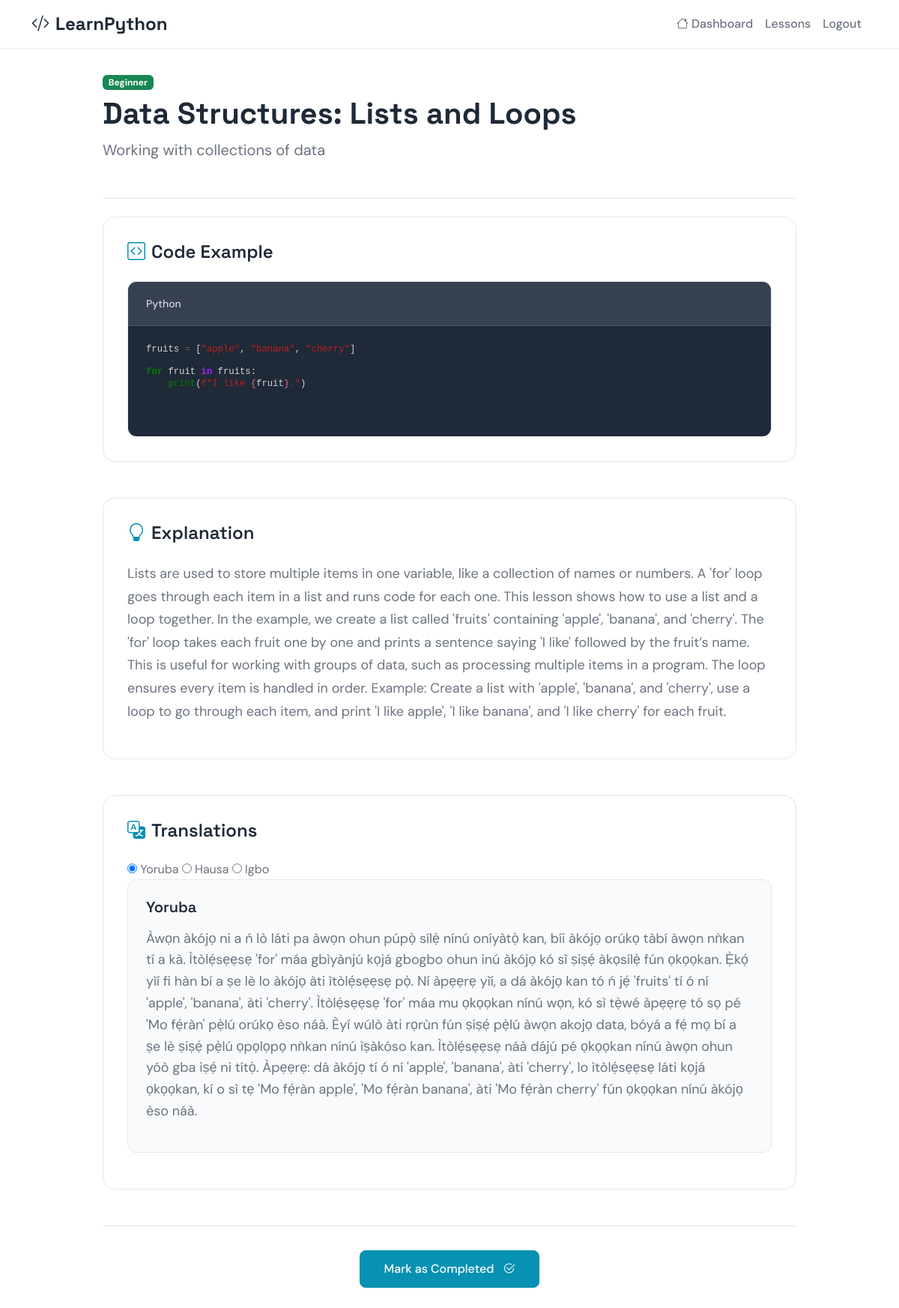
The page /courses/lesson/21/ (signed in) on the database its author committed.
### lesson/models.py (models this page shows, shortened)
class Lesson(models.Model):
    DIFFICULTY_CHOICES = [
        ('1', 'Beginner'),
        ('2', 'Intermediate'),
        ('3', 'Advanced'),
    ]
    topic = models.CharField(max_length=100)       # e.g. "Introduction to Python"
    subtopic = models.CharField(max_length=100)    # e.g. "Variables"
    code_example = models.TextField()              # Python code snippet
    code_explanation = models.TextField()          # "What this code does"
    difficulty_level = models.CharField(
        max_length=50,
        choices=DIFFICULTY_CHOICES,
        default='1',
        help_text="The difficulty level of the lesson."
    )
    created_at = models.DateTimeField(auto_now_add=True)
    class Meta:
        ordering = ["topic", "subtopic"]

class LessonTranslation(models.Model):
    LANG_CHOICES = [
        ("en", "English"),
        ("yo", "Yoruba"),
        ("ig", "Igbo"),
        ("ha", "Hausa"),
    ]
    lesson = models.ForeignKey(Lesson, related_name="translations", on_delete=models.CASCADE)
    language = models.CharField(max_length=10, choices=LANG_CHOICES)
    concept_text = models.TextField()              # Explanation in native language
    audio = CloudinaryField('audio', resource_type='video', blank=True, null=True, help_text="Lesson content translation audio")
    class Meta:
        unique_together = ("lesson", "language")

### lesson/views.py (the view)
# urls.py: path('lesson/<int:lesson_id>/', views.lesson_detail_view, name='lesson_detail'),
def lesson_detail_view(request, lesson_id):
    lesson = get_object_or_404(Lesson, pk=lesson_id)
    is_completed = lesson.progress.filter(user=request.user, completed=True).exists()
    context = {
        "lesson": lesson,
        "is_completed": is_completed,
    }
    return render(request, "lessons/lesson_detail.html", context)

### lesson/templatetags/pygment_tags.py (called while the page is built)
@register.filter
def pygmentize(code, language='python'):
    lexer = get_lexer_by_name(language)
    formatter = HtmlFormatter()
    return highlight(code, lexer, formatter)

### templates/lessons/lesson_detail.html (shortened to what this page needs)
{% extends 'base.html' %}
{% load pygment_tags %}
{% block content %}
    <nav class="navbar navbar-expand-lg navbar-light fixed-top">
        <div class="container">
            <a class="navbar-brand" href="{% url 'user:dashboard' %}">
                <i class="bi bi-code-slash me-2"></i>LearnPython
            </a>
            <div class="collapse navbar-collapse" id="navbarNav">
                <ul class="navbar-nav ms-auto">
                    <li class="nav-item">
                        <a class="nav-link" href="{% url 'user:dashboard' %}">
                            <i class="bi bi-house me-1"></i>Dashboard
                        </a>
                    </li>
                    <li class="nav-item">
                        <a class="nav-link" href="#lessons">Lessons</a>
                    </li>
                    <li class="nav-item">
                        <a class="nav-link" href="{% url 'account_logout' %}">Logout</a>
                    </li>
                </ul>
            </div>
        </div>
    </nav>
    <div class="container py-5 mt-5">
        <div class="row">
            <div class="col-lg-10 mx-auto">
                <div class="lesson-header mb-4">
                    <div class="d-flex justify-content-between align-items-start mb-3">
                        <div>
                            <span class="badge bg-success mb-2">{{ lesson.get_difficulty_level_display }}</span>
                            <h1 class="lesson-detail-title">{{ lesson.topic }}</h1>
                            <p class="lesson-detail-subtitle">{{ lesson.subtopic }}</p>
                        </div>
                    </div>
                </div>
                <div class="lesson-section mb-5">
                    <h3 class="section-heading">
                        <i class="bi bi-code-square me-2"></i>Code Example
                    </h3>
                    <div class="code-container">
                        <div class="code-header">
                            <span class="code-title">Python</span>
                        </div>
                        <pre class="code-content"><code class="language-python">{% autoescape off %}{{ lesson.code_example|pygmentize:'python' }}{% endautoescape %}</code></pre>
                    </div>
                </div>
                <div class="lesson-section mb-5">
                    <h3 class="section-heading">
                        <i class="bi bi-lightbulb me-2"></i>Explanation
                    </h3>
                    <div class="explanation-content">
                        <p>{{ lesson.code_explanation }}</p>
                    </div>
                </div>
                <div class="lesson-section">
                    <h3 class="section-heading">
                        <i class="bi bi-translate me-2"></i>Translations
                    </h3>
                    <div class="translation-tabs">
                        <input type="radio" name="language" id="lang-yo" value="yo" checked>
                        <label for="lang-yo">Yoruba</label>
                        <input type="radio" name="language" id="lang-ha" value="ha">
                        <label for="lang-ha">Hausa</label>
                        <input type="radio" name="language" id="lang-ig" value="ig">
                        <label for="lang-ig">Igbo</label>
                    </div>
                    <div class="translation-content">
                    {% for translation in lesson.translations.all %}
                        <div class="translation-card" data-language="{{ translation.language|lower }}">
                            <div class="translation-header d-flex justify-content-between align-items-center">
                                <h4 class="translation-title">{{ translation.get_language_display }}</h4>
                            </div>
                            <div class="translation-text mt-3">
                                <p>{{ translation.concept_text }}</p>
                            </div>
                        </div>
                    {% empty %}
                        <div class="empty-state text-center py-5">
                            <i class="bi bi-translate display-4 text-muted"></i>
                            <p class="mt-3 text-muted">No translations available for this lesson.</p>
                        </div>
                    {% endfor %}
                </div>
            </div>
                <div class="lesson-navigation mt-5">
                    <div class="d-flex justify-content-center">
                        {% if is_completed %}
                            <a href="{% url 'user:dashboard' %}" class="btn btn-success">
                                 Completed <i class="bi bi-check2-circle ms-2"></i> Next
                            </a>
                        {% else %}
                            <form action="{% url 'user:complete_lesson' lesson.id %}" method="post">
                                <button type="submit" class="btn btn-primary">
                                    Mark as Completed <i class="bi bi-check2-circle ms-2"></i>
                                </button>
                            </form>
                        {% endif %}
                    </div>
                </div>
            </div>
        </div>
    </div>
{% endblock %}

### static/css/styles.css (style rules this page uses)
:root { --primary-color: #0891b2; --accent-color: #10b981; --text-primary: #1f2937; --text-secondary: #6b7280; --text-muted: #9ca3af; --background: #ffffff; --background-subtle: #f9fafb; --border-color: #e5e7eb; --font-heading: "Space Grotesk", sans-serif; --font-body: "DM Sans", sans-serif; --section-padding: 5rem 0; --container-padding: 2rem; }
body { font-family: var(--font-body); color: var(--text-secondary); line-height: 1.6; background-color: var(--background); }
h1, h2, h3, h4, h5, h6 { font-family: var(--font-heading); color: var(--text-primary); font-weight: 600; line-height: 1.2; }
.navbar { background-color: var(--background) !important; border-bottom: 1px solid var(--border-color); }
.navbar-brand { font-family: var(--font-heading); font-weight: 700; font-size: 1.5rem; color: var(--text-primary) !important; }
.nav-link { color: var(--text-secondary) !important; font-weight: 500; transition: color 0.2s ease; }
.btn-primary { background-color: var(--primary-color); border-color: var(--primary-color); font-weight: 500; padding: 0.75rem 2rem; border-radius: 0.5rem; transition: all 0.2s ease; }
.code-header { background-color: #374151; padding: 1rem 1.5rem; border-bottom: 1px solid #4b5563; }
.code-title { color: #d1d5db; font-size: 0.875rem; font-weight: 500; }
.code-content { padding: 1.5rem; margin: 0; background-color: var(--text-primary); color: #d1d5db; font-family: "Monaco", "Menlo", monospace; font-size: 0.875rem; line-height: 1.6; }
.lesson-header { border-bottom: 1px solid var(--border-color); padding-bottom: 2rem; }
.lesson-detail-title { font-size: 2.5rem; font-weight: 700; color: var(--text-primary); margin-bottom: 0.5rem; }
.lesson-detail-subtitle { font-size: 1.25rem; color: var(--text-secondary); margin-bottom: 0; }
.lesson-section { background-color: var(--background); border: 1px solid var(--border-color); border-radius: 1rem; padding: 2rem; }
.section-heading { font-size: 1.5rem; font-weight: 600; color: var(--text-primary); margin-bottom: 1.5rem; display: flex; align-items: center; }
.section-heading i { color: var(--primary-color); }
.code-container { border-radius: 0.75rem; overflow: hidden; border: 1px solid var(--border-color); }
.explanation-content { font-size: 1.125rem; line-height: 1.7; color: var(--text-secondary); }
.translation-card { background-color: var(--background-subtle); border: 1px solid var(--border-color); border-radius: 0.75rem; padding: 1.5rem; margin-bottom: 1rem; }
.translation-header { display: flex; justify-content: between; align-items: center; margin-bottom: 1rem; }
.translation-title { font-size: 1.25rem; font-weight: 600; color: var(--text-primary); margin-bottom: 0; }
.translation-text { font-size: 1.125rem; line-height: 1.6; color: var(--text-secondary); }
.lesson-navigation { border-top: 1px solid var(--border-color); padding-top: 2rem; }

### static/css/pygments_style.css (style rules this page uses)
pre { line-height: 125%; }
.k { color: #008000; font-weight: bold }
.o { color: #666 }
.nb { color: #008000 }
.ow { color: #A2F; font-weight: bold }
.sa { color: #BA2121 }
.s2 { color: #BA2121 }
.si { color: #A45A77; font-weight: bold }

### rows shown on the page
Lesson: difficulty_level "Beginner", topic "Data Structures: Lists and Loops", subtopic "Working with collections of data", code_example|pygmentize "fruits = [ \"apple\" , \"banana\" , \"cherry\" ] for fruit in fruits : print ( f \"I like { fruit } .\" )", code_explanation "Lists are used to store multiple items in one variable, like a collection of names or numbers. A 'for' loop goes through each item in a list and runs code for each one. This lesson shows how to use a list and a loop together. In the example, we create a list called 'fruits' containing 'apple', 'banana', and 'cherry'. The 'for' loop takes each fruit one by one and prints a sentence saying 'I like' followed by the fruit’s name. This is useful for working with groups of data, such as processing multiple items in a program. The loop ensures every item is handled in order. Example: Create a list with 'apple', 'banana', and 'cherry', use a loop to go through each item, and print 'I like apple',…"
